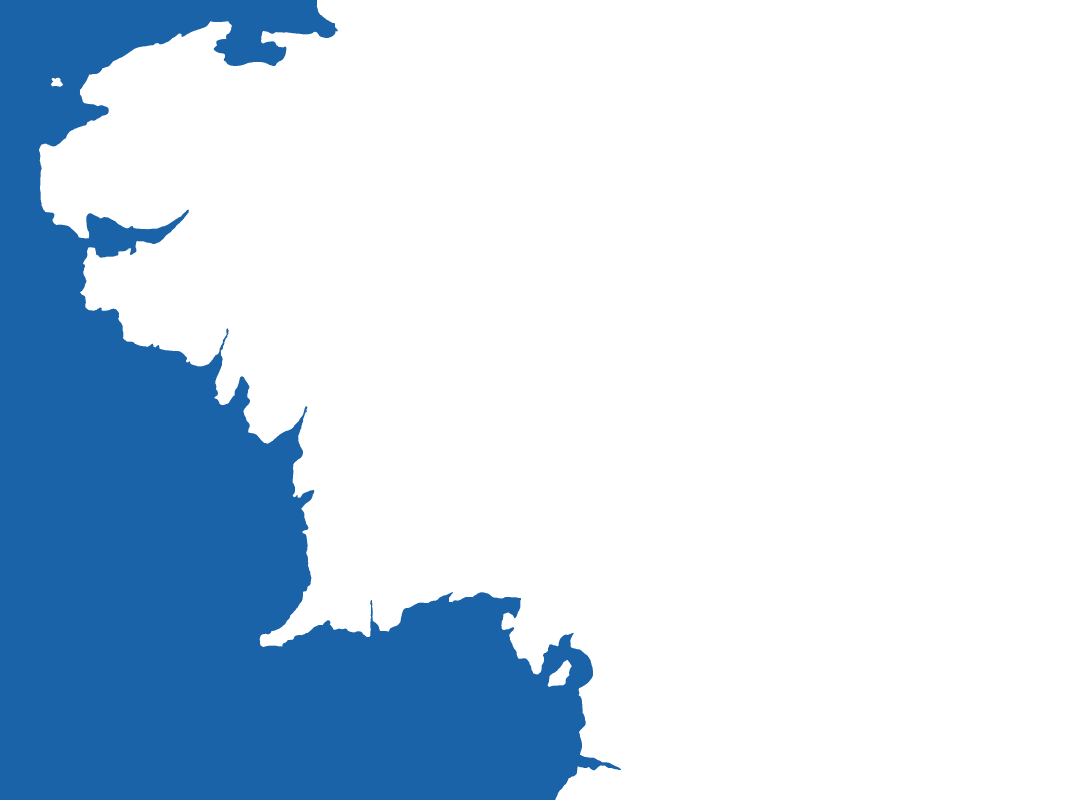
#> input picture maps/LOTR_MAPS_oceans.png, 3200 x 2400 px (shown at 1/3 size)
$ jupyter execute --allow-errors NewCellWalker_04.ipynb   (shell and % lines are left out)
#> lines starting #> are read from the running program, lines starting #| are printed output that depends on the picture
[cell 1]
import numpy as np
import matplotlib.pyplot as plt
#%matplotlib notebook
import matplotlib as mpl
import scipy.signal as signal
import numba
from numba import jit
import popdyn
import popdyn.convolve as cv
import copy
from importlib import reload
import matplotlib.animation as animation
from IPython.display import HTML

import skimage.transform as sktransform
from skimage import color, morphology

plt.rcParams["animation.html"] = "jshtml"

[cell 2]
map_oceans = plt.imread("../../maps/LOTR_MAPS_oceans.png")
#> map_oceans is the input picture: shape (2400, 3200, 4) float32; mean R, G, B, A 0.747, 0.867, 0.888, 1
map_rivers = plt.imread("../../maps/LOTR_MAPS_rivers.png")
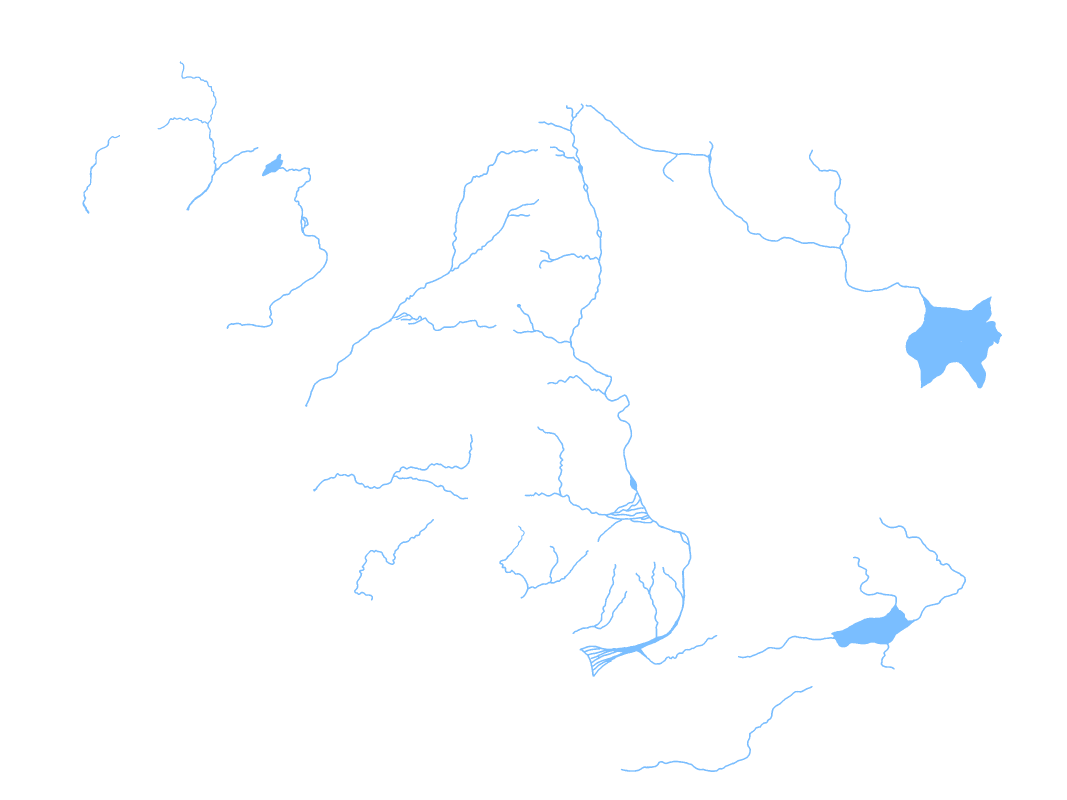
#> input picture maps/LOTR_MAPS_rivers.png, 3200 x 2400 px (shown at 1/3 size)
#> map_rivers is the input picture: shape (2400, 3200, 4) float32; mean R, G, B, A 0.991, 0.994, 1, 1
map_hills = plt.imread("../../maps/LOTR_MAPS_hills.png")
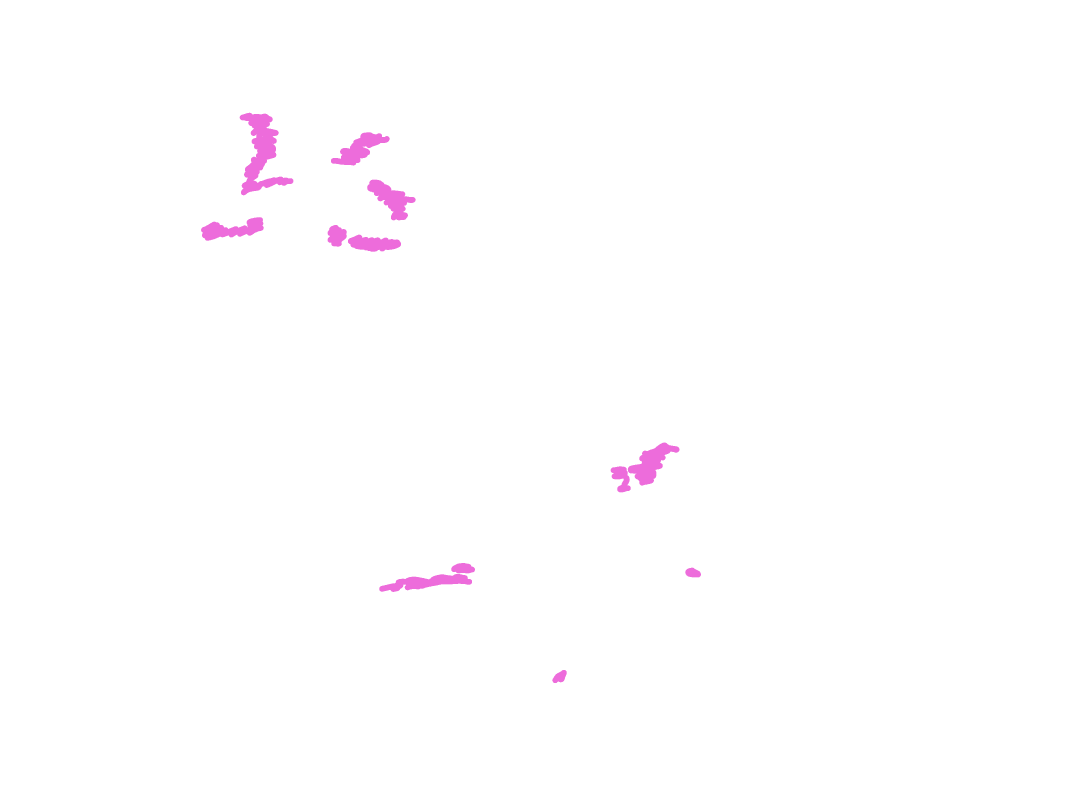
#> input picture maps/LOTR_MAPS_hills.png, 3200 x 2400 px (shown at 1/3 size)
#> map_hills is the input picture: shape (2400, 3200, 4) float32; mean R, G, B, A 0.999, 0.995, 0.999, 1
map_mountains = plt.imread("../../maps/LOTR_MAPS_mountains.png")
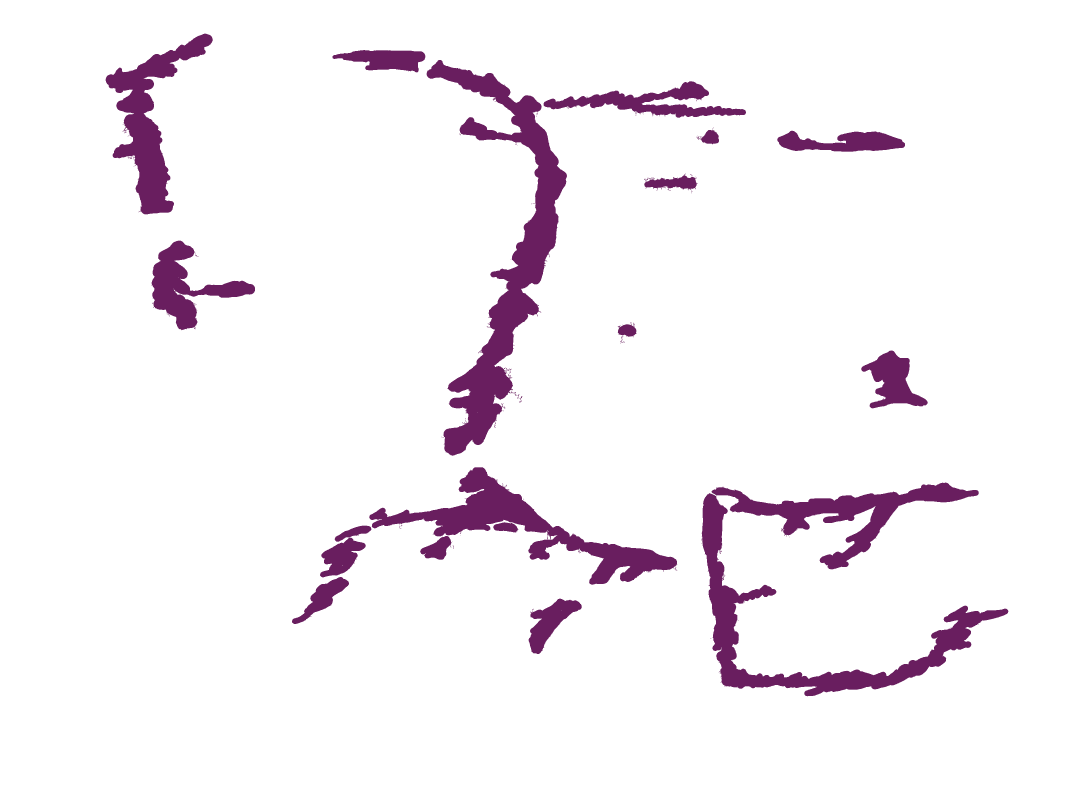
#> input picture maps/LOTR_MAPS_mountains.png, 3200 x 2400 px (shown at 1/3 size)
#> map_mountains is the input picture: shape (2400, 3200, 4) float32; mean R, G, B, A 0.965, 0.936, 0.96, 1
map_ridges = plt.imread("../../maps/LOTR_MAPS_ridges.png")
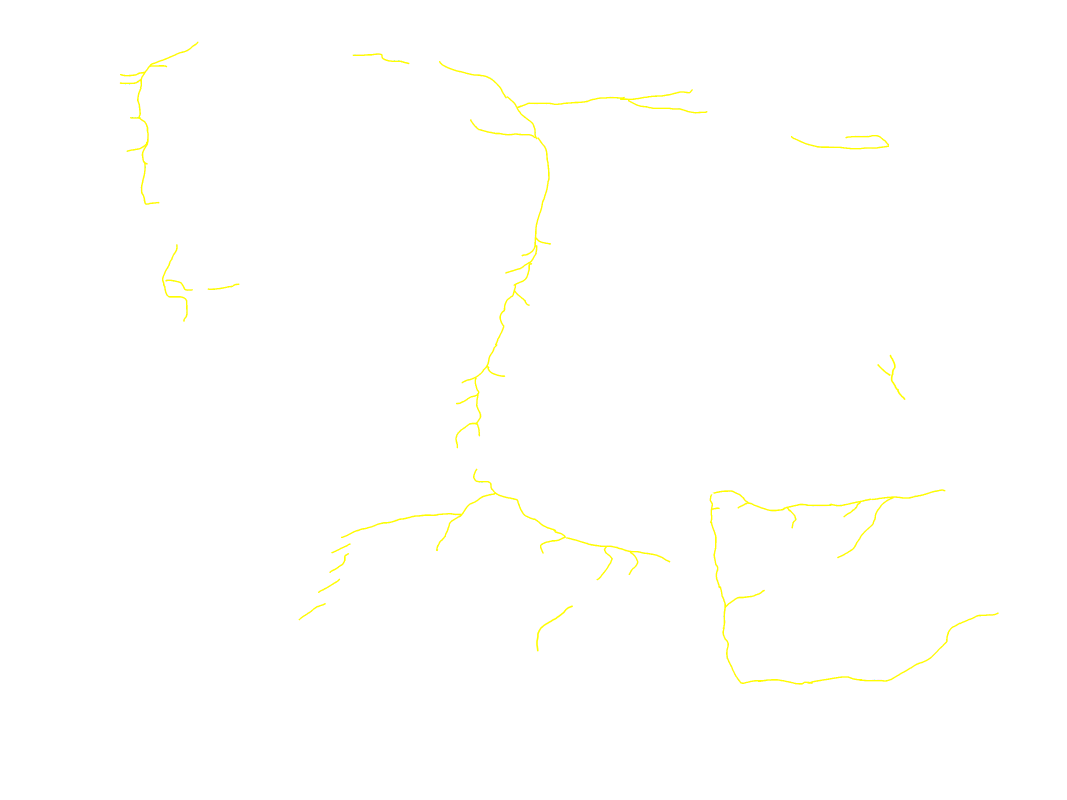
#> input picture maps/LOTR_MAPS_ridges.png, 3200 x 2400 px (shown at 1/3 size)
#> map_ridges is the input picture: shape (2400, 3200, 4) float32; mean R, G, B, A 1, 1, 0.994, 1

#> (the rest of this cell did not finish here and is left out)
